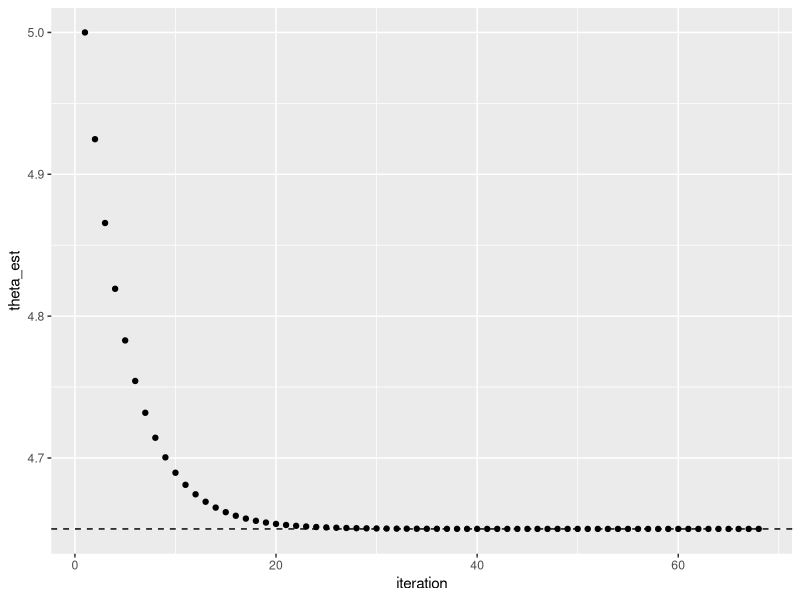

Write the R code that produced this figure.
## ---- chunk 1
library(tidyverse)
set.seed(311)
# simulate data
theta_true <- 4
n <- 20
x <- rpois(n, theta_true)

flag <- TRUE
eps <- 0.00000001

# initial guess
theta_curr <- x[1]
theta_vec <- c(theta_curr)

while(flag){
  # evaluate derivative(s)
  score <- -n + sum(x)/theta_curr
  score_prime <- -sum(x)/theta_curr
  # update parameter
  theta_new <- theta_curr - score/score_prime
  
  # store parameter
  theta_vec <- c(theta_vec, theta_new)
  
  # set flag to FALSE if we have converged
  if(abs(theta_new - theta_curr) < eps){
    flag <- FALSE
  }
  # set "new" parameter to be the previous parameter
  theta_curr <- theta_new
}

theta_mle <- mean(x)
data.frame(theta_est = theta_vec) |>
  mutate(iteration = row_number()) |>
  ggplot(aes(x = iteration, y = theta_est)) +
  geom_point() +
  geom_hline(yintercept = theta_mle, linetype = "dashed")
